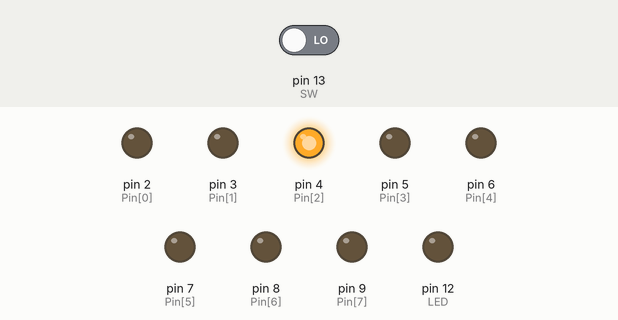
This sketch was run on a simulated Arduino Uno, built with avr-gcc and run on an emulated ATmega328P. Parts: output pins drawn as LEDs (lit = HIGH). Dashed ring = blinking. The inputs (shaded band) are chosen by the test bench; at power-on: pin 13 (SW) LOW.

Above: at 1.2 s.
1.3 s: pin 13 (SW) driven HIGH
At 7.9 s:
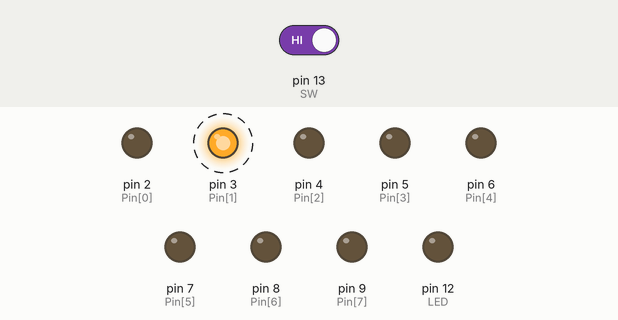
At 8.9 s:
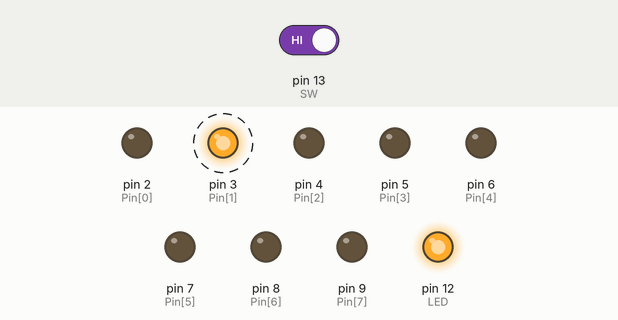
13.3 s: pin 13 (SW) driven LOW
At 16.4 s:
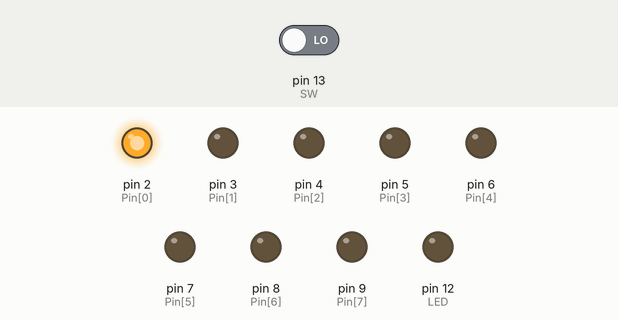
Timing chart, 0 to 31.3 s (numbered marks = the images above; inputs shaded):
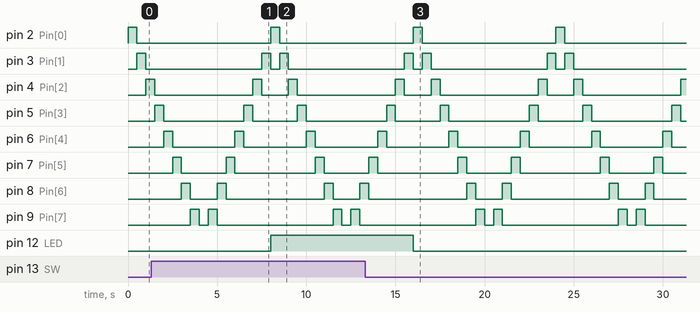

Measured:
- after the input at 1.3 s, pin 12 (LED): LOW → HIGH after 6.7 s
- after the input at 13.3 s, pin 12 (LED): HIGH → LOW after 2.7 s
- by itself, pin 2 (Pin[0]): alternates HIGH for 0.50 s and LOW for 7.5 s
- by itself, pin 5 (Pin[3]): repeats every 8.0 s: LOW 2.5 s, HIGH 0.50 s, LOW 4.5 s, HIGH 0.50 s
- by itself, pin 6 (Pin[4]): alternates HIGH for 0.50 s and LOW for 3.5 s
- by itself, pin 7 (Pin[5]): repeats every 8.0 s: LOW 4.5 s, HIGH 0.50 s, LOW 2.5 s, HIGH 0.50 s

The sketch:

sketch_apr05a.ino
```cpp
/*#define LED1 12
#define LED2 11
#define LED3 10*/
byte Pin[] = {2,3,4,5,6,7,8,9};
byte Pin_num = sizeof(Pin) / sizeof(byte);
#define LED 12
#define SW 13

void setup() {
/*pinMode(LED1, OUTPUT);
  pinMode(LED2, OUTPUT);
  pinMode(LED3, OUTPUT);*/
/*for(int i=2; i<=9; i++)
    pinMode(i, OUTPUT);   */
  for(int i=0; i<Pin_num; i++)
    pinMode(Pin[i], OUTPUT);
  pinMode(LED, OUTPUT);
  pinMode(SW, INPUT);
}

void loop() {
/*digitalWrite(LED1, HIGH);
  digitalWrite(LED2, LOW);
  digitalWrite(LED3, LOW);
  delay(500);
  digitalWrite(LED1, LOW);
  digitalWrite(LED2, HIGH);
  digitalWrite(LED3, LOW);
  delay(500);
  digitalWrite(LED1, LOW);
  digitalWrite(LED2, LOW);
  digitalWrite(LED3, HIGH);
  delay(500);               */
/*for(int i = 2; i <= 9; i++)
  {
    for(int j=2; j<=9; j++)
    {
      if(i==j)
      digitalWrite(j, HIGH);
      else
      digitalWrite(j, LOW);
    }
    delay(500);
  }                         */
  for(int i=0; i<Pin_num; i++)
  {
    for(int j=0; j<Pin_num; j++)
    {
      if(i==j)
      digitalWrite(Pin[j], HIGH);
      else
      digitalWrite(Pin[j], LOW);
    }
    delay(500);
  }
  for(int i=0; i<Pin_num; i++)
  {
    for(int j=0; j<Pin_num; j++)
    {
      if(i==j)
      digitalWrite(Pin[Pin_num - j], HIGH);
      else
      digitalWrite(Pin[Pin_num - j], LOW);
    }
    delay(500);
  }
/*static int loc = 0;
  for(int i=0; i<Pin_num; i++)
  {
      digitalWrite(Pin[i], LOW);
  }
    digitalWrite(Pin[loc], HIGH);
    loc++;
    loc %= 8;
    delay(500);                   */
//좌우로 이동하며 점멸
//0~15 이진값 표현
  int sw_in;
  sw_in = digitalRead(SW);
  if(sw_in == HIGH)
  {
    digitalWrite(LED, HIGH);
    delay(1);
  }else
    digitalWrite(LED, LOW);
}
```
